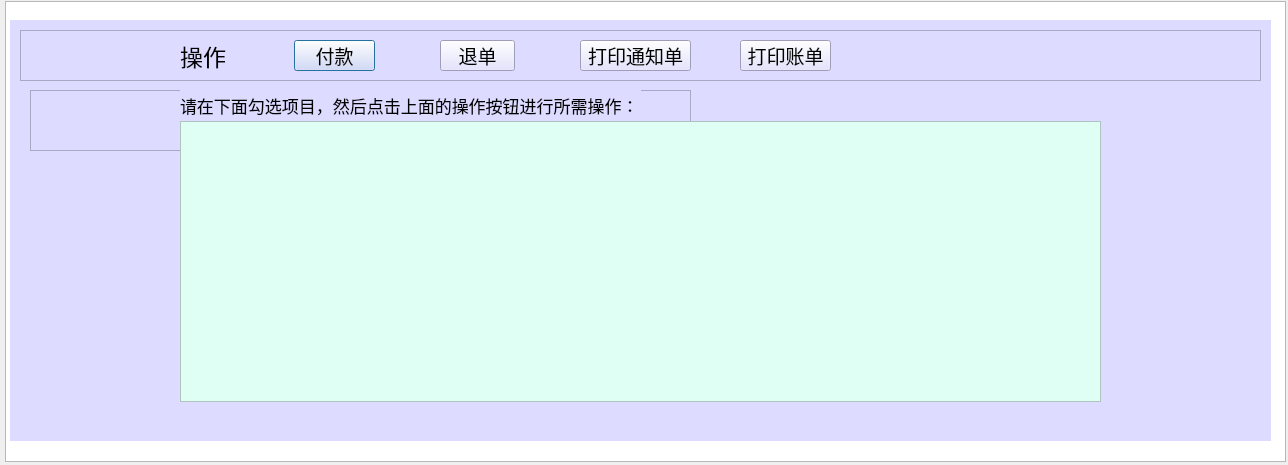
<?xml version="1.0" encoding="UTF-8"?>
<ui version="4.0">
 <class>UserPan</class>
 <widget class="QDialog" name="UserPan">
  <property name="geometry">
   <rect>
    <x>0</x>
    <y>0</y>
    <width>1288</width>
    <height>465</height>
   </rect>
  </property>
  <property name="windowTitle">
   <string>订单管理中心</string>
  </property>
  <widget class="QWidget" name="widget" native="true">
   <property name="geometry">
    <rect>
     <x>10</x>
     <y>20</y>
     <width>1261</width>
     <height>421</height>
    </rect>
   </property>
   <property name="styleSheet">
    <string notr="true">background-color: rgb(221, 219, 255);</string>
   </property>
   <widget class="QTableWidget" name="tableWidget">
    <property name="geometry">
     <rect>
      <x>170</x>
      <y>101</y>
      <width>921</width>
      <height>281</height>
     </rect>
    </property>
    <property name="styleSheet">
     <string notr="true">background-color: rgb(224, 255, 244);</string>
    </property>
    <property name="alternatingRowColors">
     <bool>true</bool>
    </property>
    <property name="sortingEnabled">
     <bool>true</bool>
    </property>
   </widget>
   <widget class="QPushButton" name="pushButton_2">
    <property name="geometry">
     <rect>
      <x>284</x>
      <y>20</y>
      <width>81</width>
      <height>31</height>
     </rect>
    </property>
    <property name="font">
     <font>
      <family>Adobe 黑体 Std R</family>
      <pointsize>14</pointsize>
     </font>
    </property>
    <property name="text">
     <string>付款</string>
    </property>
   </widget>
   <widget class="QPushButton" name="pushButton_3">
    <property name="geometry">
     <rect>
      <x>430</x>
      <y>20</y>
      <width>75</width>
      <height>31</height>
     </rect>
    </property>
    <property name="font">
     <font>
      <family>Adobe 黑体 Std R</family>
      <pointsize>14</pointsize>
     </font>
    </property>
    <property name="text">
     <string>退单</string>
    </property>
   </widget>
   <widget class="QPushButton" name="pushButton_4">
    <property name="geometry">
     <rect>
      <x>570</x>
      <y>20</y>
      <width>111</width>
      <height>31</height>
     </rect>
    </property>
    <property name="font">
     <font>
      <family>Adobe 黑体 Std R</family>
      <pointsize>14</pointsize>
     </font>
    </property>
    <property name="text">
     <string>打印通知单</string>
    </property>
   </widget>
   <widget class="QPushButton" name="pushButton_5">
    <property name="geometry">
     <rect>
      <x>730</x>
      <y>20</y>
      <width>91</width>
      <height>31</height>
     </rect>
    </property>
    <property name="font">
     <font>
      <family>Adobe 黑体 Std R</family>
      <pointsize>14</pointsize>
     </font>
    </property>
    <property name="text">
     <string>打印账单</string>
    </property>
   </widget>
   <widget class="QTextBrowser" name="textBrowser">
    <property name="geometry">
     <rect>
      <x>20</x>
      <y>70</y>
      <width>661</width>
      <height>61</height>
     </rect>
    </property>
   </widget>
   <widget class="QTextBrowser" name="textBrowser_2">
    <property name="geometry">
     <rect>
      <x>10</x>
      <y>10</y>
      <width>1241</width>
      <height>51</height>
     </rect>
    </property>
   </widget>
   <widget class="QLabel" name="label_2">
    <property name="geometry">
     <rect>
      <x>170</x>
      <y>70</y>
      <width>461</width>
      <height>31</height>
     </rect>
    </property>
    <property name="font">
     <font>
      <family>Adobe 黑体 Std R</family>
      <pointsize>13</pointsize>
     </font>
    </property>
    <property name="text">
     <string>请在下面勾选项目，然后点击上面的操作按钮进行所需操作：</string>
    </property>
   </widget>
   <widget class="QLabel" name="label_3">
    <property name="geometry">
     <rect>
      <x>170</x>
      <y>20</y>
      <width>54</width>
      <height>31</height>
     </rect>
    </property>
    <property name="font">
     <font>
      <family>Adobe 黑体 Std R</family>
      <pointsize>17</pointsize>
     </font>
    </property>
    <property name="text">
     <string>操作</string>
    </property>
   </widget>
   <zorder>textBrowser</zorder>
   <zorder>textBrowser_2</zorder>
   <zorder>pushButton_2</zorder>
   <zorder>pushButton_3</zorder>
   <zorder>pushButton_4</zorder>
   <zorder>pushButton_5</zorder>
   <zorder>tableWidget</zorder>
   <zorder>label_2</zorder>
   <zorder>label_3</zorder>
  </widget>
  <widget class="QGraphicsView" name="graphicsView">
   <property name="geometry">
    <rect>
     <x>5</x>
     <y>1</y>
     <width>1281</width>
     <height>461</height>
    </rect>
   </property>
  </widget>
  <zorder>graphicsView</zorder>
  <zorder>widget</zorder>
 </widget>
 <resources/>
 <connections/>
</ui>
